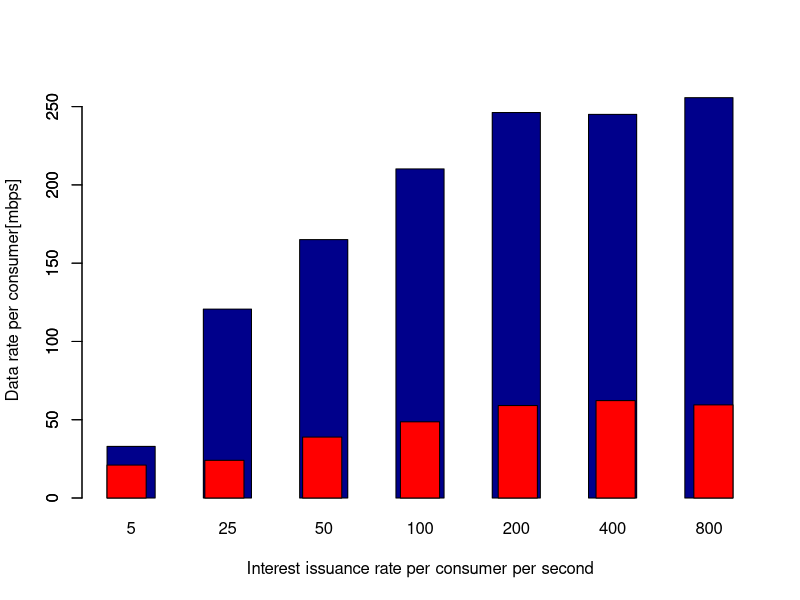
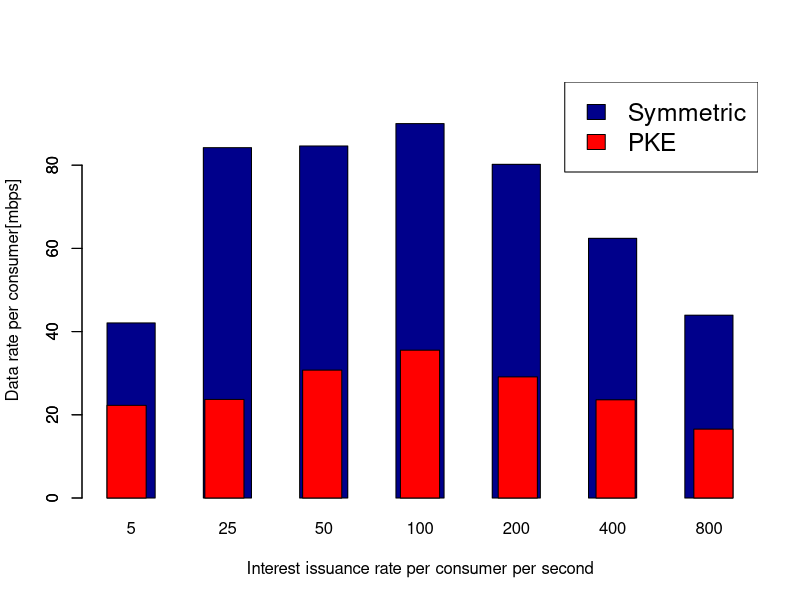
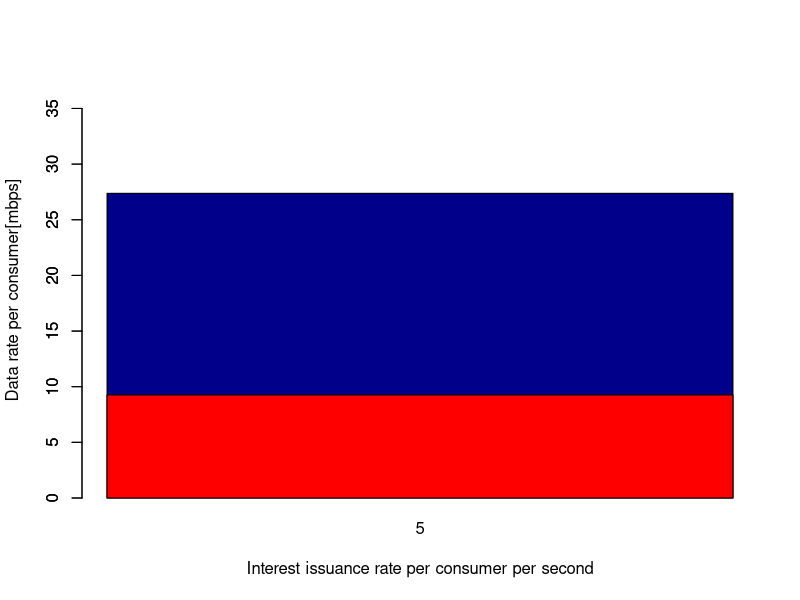
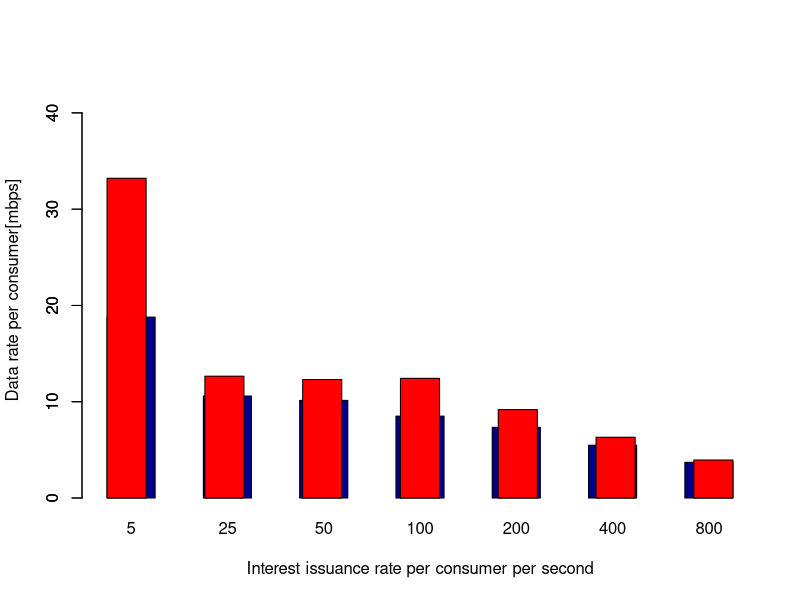
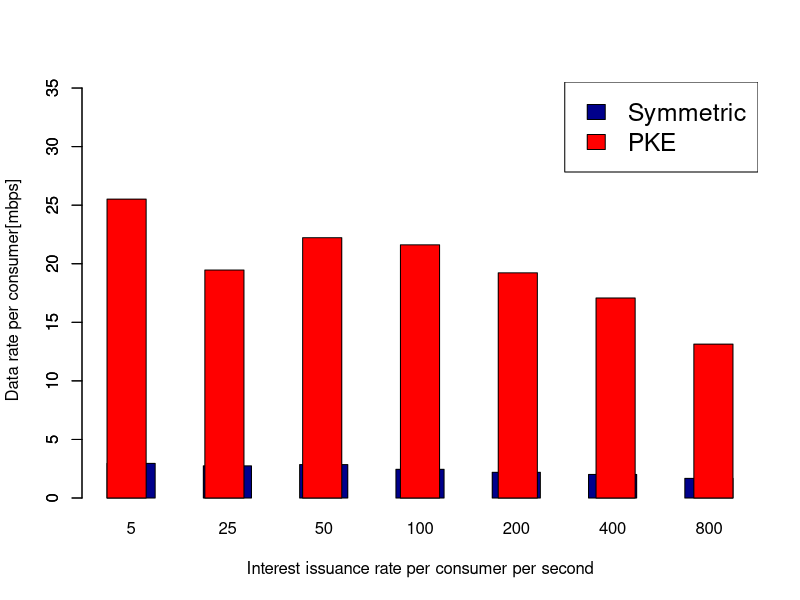
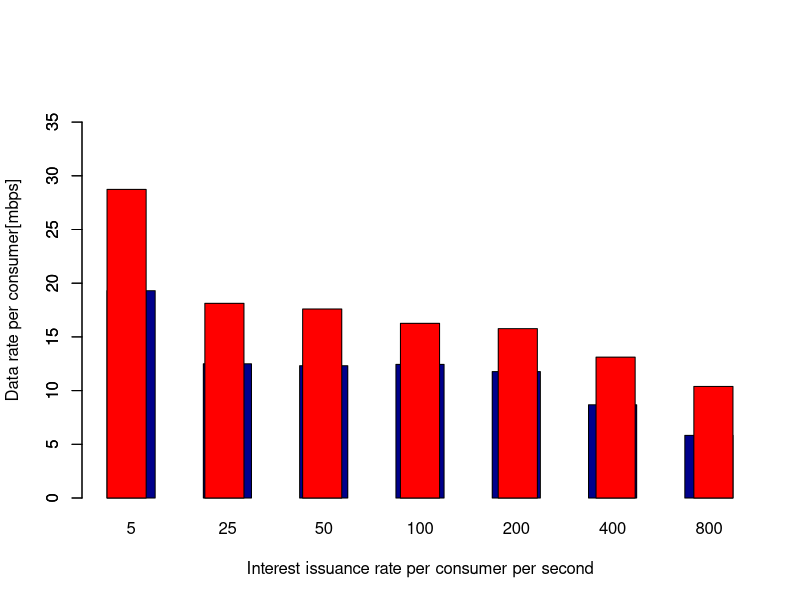
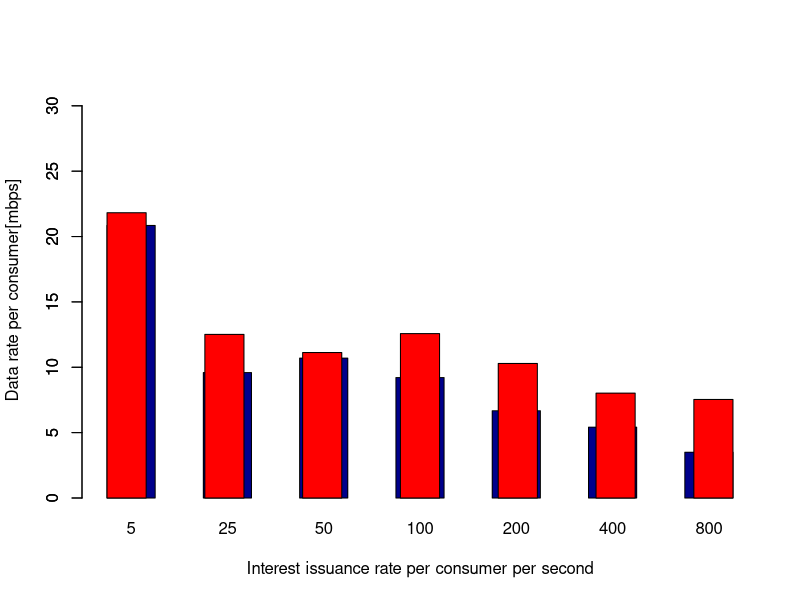

R code for these plots, in order:

v1 = read.csv("./public_key/throughput_pk_1_1.csv",sep=',')
v2 = read.csv("./symm_key/throughput_sk_1_1.csv",sep=',')

a=aggregate(v1,by=list(v1$n_pkt),FUN=mean)
b=aggregate(v2,by=list(v2$n_pkt),FUN=mean)

png("throughput_1_1.png")
barplot(8*(b$thput)/1000000,names=b$n_pkt,xlab="Interest issuance rate per consumer per second",ylab="Data rate per consumer[mbps]", col="darkblue",ylim=c(0,10+max(c(8*(b$thput)/1000000),8*(a$thput)/1000000)),space=1)
par(new = TRUE)
barplot(8*(a$thput)/1000000, col="red",space=1.5,ylim=c(0,10+max(c(8*(b$thput)/1000000),8*(a$thput)/1000000)))
dev.off()

v1 = read.csv("./public_key/throughput_pk_2_1.csv",sep=',')
v2 = read.csv("./symm_key/throughput_sk_2_1.csv",sep=',')

a=aggregate(v1,by=list(v1$n_pkt),FUN=mean)
b=aggregate(v2,by=list(v2$n_pkt),FUN=mean)

png("throughput_2_1.png")
barplot(8*(b$thput)/1000000,names=b$n_pkt,xlab="Interest issuance rate per consumer per second",ylab="Data rate per consumer[mbps]", col="darkblue",ylim=c(0,10+max(c(8*(b$thput)/1000000),8*(a$thput)/1000000)),space=1)
par(new = TRUE)
barplot(8*(a$thput)/1000000, col="red",space=1.5,ylim=c(0,10+max(c(8*(b$thput)/1000000),8*(a$thput)/1000000)))
legend('topright', c("Symmetric","PKE"), fill=c('darkblue', 'red'), cex=1.5)
dev.off()

v1 = read.csv("./public_key/throughput_pk_3_1.csv",sep=',')
v2 = read.csv("./symm_key/throughput_sk_3_1.csv",sep=',')

a=aggregate(v1,by=list(v1$n_pkt),FUN=mean)
b=aggregate(v2,by=list(v2$n_pkt),FUN=mean)

png("throughput_3_1.png")
barplot(8*(b$thput)/1000000,names=b$n_pkt,xlab="Interest issuance rate per consumer per second",ylab="Data rate per consumer[mbps]", col="darkblue",ylim=c(0,10+max(c(8*(b$thput)/1000000),8*(a$thput)/1000000)),space=1)
par(new = TRUE)
barplot(8*(a$thput)/1000000, col="red",space=1.5,ylim=c(0,10+max(c(8*(b$thput)/1000000),8*(a$thput)/1000000)))
dev.off()

v1 = read.csv("./public_key/throughput_pk_4_1.csv",sep=',')
v2 = read.csv("./symm_key/throughput_sk_4_1.csv",sep=',')

a=aggregate(v1,by=list(v1$n_pkt),FUN=mean)
b=aggregate(v2,by=list(v2$n_pkt),FUN=mean)

png("throughput_4_1.png")
barplot(8*(b$thput)/1000000,names=b$n_pkt,xlab="Interest issuance rate per consumer per second",ylab="Data rate per consumer[mbps]", col="darkblue",ylim=c(0,10+max(c(8*(b$thput)/1000000),8*(a$thput)/1000000)),space=1)
par(new = TRUE)
barplot(8*(a$thput)/1000000, col="red",space=1.5,ylim=c(0,10+max(c(8*(b$thput)/1000000),8*(a$thput)/1000000)))
dev.off()

v1 = read.csv("./public_key/throughput_pk_2_2.csv",sep=',')
v2 = read.csv("./symm_key/throughput_sk_2_2.csv",sep=',')

a=aggregate(v1,by=list(v1$n_pkt),FUN=mean)
b=aggregate(v2,by=list(v2$n_pkt),FUN=mean)

png("throughput_2_2.png")
barplot(8*(b$thput)/1000000,names=b$n_pkt,xlab="Interest issuance rate per consumer per second",ylab="Data rate per consumer[mbps]", col="darkblue",ylim=c(0,10+max(c(8*(b$thput)/1000000),8*(a$thput)/1000000)),space=1)
par(new = TRUE)
barplot(8*(a$thput)/1000000, col="red",space=1.5,ylim=c(0,10+max(c(8*(b$thput)/1000000),8*(a$thput)/1000000)))
legend('topright', c("Symmetric","PKE"), fill=c('darkblue', 'red'), cex=1.5)
dev.off()

v1 = read.csv("./public_key/throughput_pk_3_3.csv",sep=',')
v2 = read.csv("./symm_key/throughput_sk_3_3.csv",sep=',')

a=aggregate(v1,by=list(v1$n_pkt),FUN=mean)
b=aggregate(v2,by=list(v2$n_pkt),FUN=mean)

png("throughput_3_3.png")
barplot(8*(b$thput)/1000000,names=b$n_pkt,xlab="Interest issuance rate per consumer per second",ylab="Data rate per consumer[mbps]", col="darkblue",ylim=c(0,10+max(c(8*(b$thput)/1000000),8*(a$thput)/1000000)),space=1)
par(new = TRUE)
barplot(8*(a$thput)/1000000, col="red",space=1.5,ylim=c(0,10+max(c(8*(b$thput)/1000000),8*(a$thput)/1000000)))
dev.off()

v1 = read.csv("./public_key/throughput_pk_4_4.csv",sep=',')
v2 = read.csv("./symm_key/throughput_sk_4_4.csv",sep=',')

a=aggregate(v1,by=list(v1$n_pkt),FUN=mean)
b=aggregate(v2,by=list(v2$n_pkt),FUN=mean)

png("throughput_4_4.png")
barplot(8*(b$thput)/1000000,names=b$n_pkt,xlab="Interest issuance rate per consumer per second",ylab="Data rate per consumer[mbps]", col="darkblue",ylim=c(0,10+max(c(8*(b$thput)/1000000),8*(a$thput)/1000000)),space=1)
par(new = TRUE)
barplot(8*(a$thput)/1000000, col="red",space=1.5,ylim=c(0,10+max(c(8*(b$thput)/1000000),8*(a$thput)/1000000)))
dev.off()
